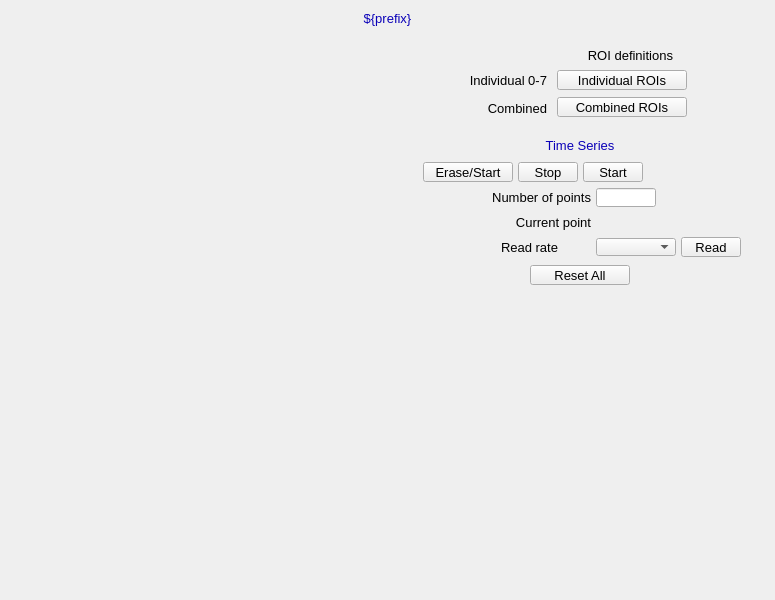
<?xml version="1.0" ?>
<ui version="4.0">
  <class>Dialog</class>
  <widget class="QWidget" name="screen">
    <property name="geometry">
      <rect>
        <x>626</x>
        <y>114</y>
        <width>775</width>
        <height>600</height>
      </rect>
    </property>
    <property name="styleSheet">
      <string notr="true">QWidget#screen {
  color: rgb(0, 0, 0);
  background-color: rgb(187, 187, 187);
  }</string>
    </property>
    <property name="windowTitle">
      <string>NDROIStat</string>
    </property>
    <widget class="PyDMDrawingRectangle" name="rectangle">
      <property name="geometry">
        <rect>
          <x>0</x>
          <y>5</y>
          <width>775</width>
          <height>25</height>
        </rect>
      </property>
      <property name="brush" stdset="0">
        <brush brushstyle="SolidPattern">
          <color alpha="255">
            <red>218</red>
            <green>218</green>
            <blue>218</blue>
          </color>
        </brush>
      </property>
      <property name="penStyle" stdset="0">
        <enum>Qt::SolidLine</enum>
      </property>
      <property name="penColor" stdset="0">
        <color>
          <red>218</red>
          <green>218</green>
          <blue>218</blue>
        </color>
      </property>
      <property name="penWidth" stdset="0">
        <double>0</double>
      </property>
      <property name="penCapStyle" stdset="0">
        <enum>Qt::FlatCap</enum>
      </property>
      <property name="toolTip">
        <string>rectangle</string>
      </property>
    </widget>
    <widget class="QLabel" name="text">
      <property name="geometry">
        <rect>
          <x>0</x>
          <y>6</y>
          <width>775</width>
          <height>25</height>
        </rect>
      </property>
      <property name="text">
        <string>${prefix}</string>
      </property>
      <property name="font" stdset="0">
        <font>
          <pointsize>10</pointsize>
        </font>
      </property>
      <property name="brush" stdset="0">
        <brush brushstyle="SolidPattern">
          <color alpha="255">
            <red>10</red>
            <green>0</green>
            <blue>184</blue>
          </color>
        </brush>
      </property>
      <property name="toolTip">
        <string>text</string>
      </property>
      <property name="alignment">
        <set>Qt::AlignCenter</set>
      </property>
      <property name="styleSheet">
        <string notr="true">QLabel#text {
  color: rgb(10, 0, 184);
  }</string>
      </property>
    </widget>
    <widget class="PyDMEmbeddedDisplay" name="composite">
      <property name="geometry">
        <rect>
          <x>5</x>
          <y>40</y>
          <width>380</width>
          <height>555</height>
        </rect>
      </property>
      <property name="toolTip">
        <string>composite</string>
      </property>
      <property name="filename" stdset="0">
        <string>PluginBase_V37.ui</string>
      </property>
    </widget>
    <widget class="PyDMPushButton" name="message_button">
      <property name="geometry">
        <rect>
          <x>530</x>
          <y>265</y>
          <width>100</width>
          <height>20</height>
        </rect>
      </property>
      <property name="text">
        <string>Reset All</string>
      </property>
      <property name="font" stdset="0">
        <font>
          <pointsize>10</pointsize>
        </font>
      </property>
      <property name="toolTip">
        <string>${prefix}ResetAll</string>
      </property>
      <property name="channel" stdset="0">
        <string>ca://${prefix}ResetAll</string>
      </property>
      <property name="pressValue" stdset="0">
        <string>1</string>
      </property>
      <property name="styleSheet">
        <string notr="true">PyDMPushButton#message_button {
  color: rgb(0, 0, 0);
  background-color: rgb(115, 223, 255);
  }</string>
      </property>
    </widget>
    <widget class="PyDMDrawingRectangle" name="rectangle_1">
      <property name="geometry">
        <rect>
          <x>520</x>
          <y>135</y>
          <width>120</width>
          <height>21</height>
        </rect>
      </property>
      <property name="brush" stdset="0">
        <brush brushstyle="SolidPattern">
          <color alpha="255">
            <red>218</red>
            <green>218</green>
            <blue>218</blue>
          </color>
        </brush>
      </property>
      <property name="penStyle" stdset="0">
        <enum>Qt::SolidLine</enum>
      </property>
      <property name="penColor" stdset="0">
        <color>
          <red>218</red>
          <green>218</green>
          <blue>218</blue>
        </color>
      </property>
      <property name="penWidth" stdset="0">
        <double>0</double>
      </property>
      <property name="penCapStyle" stdset="0">
        <enum>Qt::FlatCap</enum>
      </property>
      <property name="toolTip">
        <string>rectangle_1</string>
      </property>
    </widget>
    <widget class="PyDMDrawingRectangle" name="rectangle_2">
      <property name="geometry">
        <rect>
          <x>390</x>
          <y>130</y>
          <width>380</width>
          <height>130</height>
        </rect>
      </property>
      <property name="brush" stdset="0">
        <brush brushstyle="NoBrush">
          <color alpha="255">
            <red>0</red>
            <green>0</green>
            <blue>0</blue>
          </color>
        </brush>
      </property>
      <property name="penStyle" stdset="0">
        <enum>Qt::SolidLine</enum>
      </property>
      <property name="penColor" stdset="0">
        <color>
          <red>0</red>
          <green>0</green>
          <blue>0</blue>
        </color>
      </property>
      <property name="penWidth" stdset="0">
        <double>1</double>
      </property>
      <property name="penCapStyle" stdset="0">
        <enum>Qt::FlatCap</enum>
      </property>
      <property name="toolTip">
        <string>rectangle_2</string>
      </property>
    </widget>
    <widget class="QLabel" name="text_1">
      <property name="geometry">
        <rect>
          <x>525</x>
          <y>135</y>
          <width>110</width>
          <height>20</height>
        </rect>
      </property>
      <property name="text">
        <string>Time Series</string>
      </property>
      <property name="font" stdset="0">
        <font>
          <pointsize>10</pointsize>
        </font>
      </property>
      <property name="brush" stdset="0">
        <brush brushstyle="SolidPattern">
          <color alpha="255">
            <red>10</red>
            <green>0</green>
            <blue>184</blue>
          </color>
        </brush>
      </property>
      <property name="toolTip">
        <string>text_1</string>
      </property>
      <property name="alignment">
        <set>Qt::AlignCenter</set>
      </property>
      <property name="styleSheet">
        <string notr="true">QLabel#text_1 {
  color: rgb(10, 0, 184);
  }</string>
      </property>
    </widget>
    <widget class="QLabel" name="text_2">
      <property name="geometry">
        <rect>
          <x>461</x>
          <y>212</y>
          <width>130</width>
          <height>20</height>
        </rect>
      </property>
      <property name="text">
        <string>Current point</string>
      </property>
      <property name="font" stdset="0">
        <font>
          <pointsize>10</pointsize>
        </font>
      </property>
      <property name="brush" stdset="0">
        <brush brushstyle="SolidPattern">
          <color alpha="255">
            <red>0</red>
            <green>0</green>
            <blue>0</blue>
          </color>
        </brush>
      </property>
      <property name="toolTip">
        <string>text_2</string>
      </property>
      <property name="alignment">
        <set>Qt::AlignRight|Qt::AlignTrailing|Qt::AlignVCenter</set>
      </property>
      <property name="styleSheet">
        <string notr="true">QLabel#text_2 {
  color: rgb(0, 0, 0);
  }</string>
      </property>
    </widget>
    <widget class="PyDMLabel" name="text_update">
      <property name="geometry">
        <rect>
          <x>596</x>
          <y>213</y>
          <width>90</width>
          <height>18</height>
        </rect>
      </property>
      <property name="toolTip">
        <string>PV: ${prefix}TSCurrentPoint</string>
      </property>
      <property name="channel" stdset="0">
        <string>ca://${prefix}TSCurrentPoint</string>
      </property>
      <property name="font" stdset="0">
        <font>
          <pointsize>10</pointsize>
        </font>
      </property>
      <property name="alignment">
        <set>Qt::AlignLeading|Qt::AlignLeft|Qt::AlignVCenter</set>
      </property>
      <property name="textInteractionFlags">
        <set>Qt::TextSelectableByKeyboard|Qt::TextSelectableByMouse</set>
      </property>
      <property name="styleSheet">
        <string notr="true">PyDMLabel#text_update {
  color: rgb(10, 0, 184);
  background-color: rgb(187, 187, 187);
  }</string>
      </property>
    </widget>
    <widget class="PyDMEnumComboBox" name="menu">
      <property name="geometry">
        <rect>
          <x>596</x>
          <y>238</y>
          <width>80</width>
          <height>18</height>
        </rect>
      </property>
      <property name="toolTip">
        <string>${prefix}TSRead.SCAN</string>
      </property>
      <property name="channel" stdset="0">
        <string>ca://${prefix}TSRead.SCAN</string>
      </property>
      <property name="font" stdset="0">
        <font>
          <pointsize>10</pointsize>
        </font>
      </property>
      <property name="styleSheet">
        <string notr="true">PyDMEnumComboBox#menu {
  color: rgb(0, 0, 0);
  background-color: rgb(115, 223, 255);
  }</string>
      </property>
    </widget>
    <widget class="PyDMPushButton" name="message_button_1">
      <property name="geometry">
        <rect>
          <x>681</x>
          <y>237</y>
          <width>60</width>
          <height>20</height>
        </rect>
      </property>
      <property name="text">
        <string>Read</string>
      </property>
      <property name="font" stdset="0">
        <font>
          <pointsize>10</pointsize>
        </font>
      </property>
      <property name="toolTip">
        <string>${prefix}TSControl</string>
      </property>
      <property name="channel" stdset="0">
        <string>ca://${prefix}TSControl</string>
      </property>
      <property name="pressValue" stdset="0">
        <string>3</string>
      </property>
      <property name="styleSheet">
        <string notr="true">PyDMPushButton#message_button_1 {
  color: rgb(0, 0, 0);
  background-color: rgb(115, 223, 255);
  }</string>
      </property>
    </widget>
    <widget class="QLabel" name="text_3">
      <property name="geometry">
        <rect>
          <x>501</x>
          <y>237</y>
          <width>90</width>
          <height>20</height>
        </rect>
      </property>
      <property name="text">
        <string>Read rate</string>
      </property>
      <property name="font" stdset="0">
        <font>
          <pointsize>10</pointsize>
        </font>
      </property>
      <property name="brush" stdset="0">
        <brush brushstyle="SolidPattern">
          <color alpha="255">
            <red>0</red>
            <green>0</green>
            <blue>0</blue>
          </color>
        </brush>
      </property>
      <property name="toolTip">
        <string>text_3</string>
      </property>
      <property name="alignment">
        <set>Qt::AlignLeading|Qt::AlignLeft|Qt::AlignVCenter</set>
      </property>
      <property name="styleSheet">
        <string notr="true">QLabel#text_3 {
  color: rgb(0, 0, 0);
  }</string>
      </property>
    </widget>
    <widget class="PyDMPushButton" name="message_button_2">
      <property name="geometry">
        <rect>
          <x>423</x>
          <y>162</y>
          <width>90</width>
          <height>20</height>
        </rect>
      </property>
      <property name="text">
        <string>Erase/Start</string>
      </property>
      <property name="font" stdset="0">
        <font>
          <pointsize>10</pointsize>
        </font>
      </property>
      <property name="toolTip">
        <string>${prefix}TSControl</string>
      </property>
      <property name="channel" stdset="0">
        <string>ca://${prefix}TSControl</string>
      </property>
      <property name="pressValue" stdset="0">
        <string>0</string>
      </property>
      <property name="styleSheet">
        <string notr="true">PyDMPushButton#message_button_2 {
  color: rgb(0, 0, 0);
  background-color: rgb(115, 223, 255);
  }</string>
      </property>
    </widget>
    <widget class="PyDMPushButton" name="message_button_3">
      <property name="geometry">
        <rect>
          <x>518</x>
          <y>162</y>
          <width>60</width>
          <height>20</height>
        </rect>
      </property>
      <property name="text">
        <string>Stop</string>
      </property>
      <property name="font" stdset="0">
        <font>
          <pointsize>10</pointsize>
        </font>
      </property>
      <property name="toolTip">
        <string>${prefix}TSControl</string>
      </property>
      <property name="channel" stdset="0">
        <string>ca://${prefix}TSControl</string>
      </property>
      <property name="pressValue" stdset="0">
        <string>2</string>
      </property>
      <property name="styleSheet">
        <string notr="true">PyDMPushButton#message_button_3 {
  color: rgb(0, 0, 0);
  background-color: rgb(115, 223, 255);
  }</string>
      </property>
    </widget>
    <widget class="PyDMPushButton" name="message_button_4">
      <property name="geometry">
        <rect>
          <x>583</x>
          <y>162</y>
          <width>60</width>
          <height>20</height>
        </rect>
      </property>
      <property name="text">
        <string>Start</string>
      </property>
      <property name="font" stdset="0">
        <font>
          <pointsize>10</pointsize>
        </font>
      </property>
      <property name="toolTip">
        <string>${prefix}TSControl</string>
      </property>
      <property name="channel" stdset="0">
        <string>ca://${prefix}TSControl</string>
      </property>
      <property name="pressValue" stdset="0">
        <string>1</string>
      </property>
      <property name="styleSheet">
        <string notr="true">PyDMPushButton#message_button_4 {
  color: rgb(0, 0, 0);
  background-color: rgb(115, 223, 255);
  }</string>
      </property>
    </widget>
    <widget class="PyDMLabel" name="text_update_1">
      <property name="geometry">
        <rect>
          <x>648</x>
          <y>163</y>
          <width>90</width>
          <height>18</height>
        </rect>
      </property>
      <property name="toolTip">
        <string>PV: ${prefix}TSAcquiring</string>
      </property>
      <property name="channel" stdset="0">
        <string>ca://${prefix}TSAcquiring</string>
      </property>
      <property name="displayFormat" stdset="0">
        <enum>PyDMLabel::String</enum>
      </property>
      <property name="font" stdset="0">
        <font>
          <pointsize>10</pointsize>
        </font>
      </property>
      <property name="alignment">
        <set>Qt::AlignLeading|Qt::AlignLeft|Qt::AlignVCenter</set>
      </property>
      <property name="textInteractionFlags">
        <set>Qt::TextSelectableByKeyboard|Qt::TextSelectableByMouse</set>
      </property>
      <property name="styleSheet">
        <string notr="true">PyDMLabel#text_update_1 {
  color: rgb(10, 0, 184);
  background-color: rgb(70, 70, 70);
  }</string>
      </property>
    </widget>
    <widget class="PyDMLineEdit" name="text_entry">
      <property name="geometry">
        <rect>
          <x>596</x>
          <y>188</y>
          <width>60</width>
          <height>19</height>
        </rect>
      </property>
      <property name="channel" stdset="0">
        <string>ca://${prefix}TSNumPoints</string>
      </property>
      <property name="toolTip">
        <string>${prefix}TSNumPoints</string>
      </property>
      <property name="font" stdset="0">
        <font>
          <pointsize>10</pointsize>
        </font>
      </property>
      <property name="styleSheet">
        <string notr="true">PyDMLineEdit#text_entry {
  color: rgb(0, 0, 0);
  background-color: rgb(115, 223, 255);
  border: 1px solid black;
  margin: 0px;
  padding: 0px;
  spacing: 0px;
  }</string>
      </property>
    </widget>
    <widget class="QLabel" name="text_4">
      <property name="geometry">
        <rect>
          <x>431</x>
          <y>187</y>
          <width>160</width>
          <height>20</height>
        </rect>
      </property>
      <property name="text">
        <string>Number of points</string>
      </property>
      <property name="font" stdset="0">
        <font>
          <pointsize>10</pointsize>
        </font>
      </property>
      <property name="brush" stdset="0">
        <brush brushstyle="SolidPattern">
          <color alpha="255">
            <red>0</red>
            <green>0</green>
            <blue>0</blue>
          </color>
        </brush>
      </property>
      <property name="toolTip">
        <string>text_4</string>
      </property>
      <property name="alignment">
        <set>Qt::AlignRight|Qt::AlignTrailing|Qt::AlignVCenter</set>
      </property>
      <property name="styleSheet">
        <string notr="true">QLabel#text_4 {
  color: rgb(0, 0, 0);
  }</string>
      </property>
    </widget>
    <widget class="PyDMDrawingRectangle" name="rectangle_3">
      <property name="geometry">
        <rect>
          <x>390</x>
          <y>40</y>
          <width>380</width>
          <height>85</height>
        </rect>
      </property>
      <property name="brush" stdset="0">
        <brush brushstyle="NoBrush">
          <color alpha="255">
            <red>0</red>
            <green>0</green>
            <blue>0</blue>
          </color>
        </brush>
      </property>
      <property name="penStyle" stdset="0">
        <enum>Qt::SolidLine</enum>
      </property>
      <property name="penColor" stdset="0">
        <color>
          <red>0</red>
          <green>0</green>
          <blue>0</blue>
        </color>
      </property>
      <property name="penWidth" stdset="0">
        <double>1</double>
      </property>
      <property name="penCapStyle" stdset="0">
        <enum>Qt::FlatCap</enum>
      </property>
      <property name="toolTip">
        <string>rectangle_3</string>
      </property>
    </widget>
    <widget class="PyDMRelatedDisplayButton" name="related_display">
      <property name="geometry">
        <rect>
          <x>557</x>
          <y>70</y>
          <width>130</width>
          <height>20</height>
        </rect>
      </property>
      <property name="toolTip">
        <string>Individual ROIs</string>
      </property>
      <property name="text">
        <string>Individual ROIs</string>
      </property>
      <property name="showIcon" stdset="0">
        <bool>true</bool>
      </property>
      <property name="font" stdset="0">
        <font>
          <pointsize>10</pointsize>
        </font>
      </property>
      <property name="styleSheet">
        <string notr="true">PyDMRelatedDisplayButton#related_display {
  color: rgb(0, 0, 0);
  background-color: rgb(115, 223, 255);
  }</string>
      </property>
      <property name="titles" stdset="0">
        <stringlist>
          <string>ROI 0</string>
          <string>ROI 1</string>
          <string>ROI 2</string>
          <string>ROI 3</string>
          <string>ROI 4</string>
          <string>ROI 5</string>
          <string>ROI 6</string>
          <string>ROI 7</string>
        </stringlist>
      </property>
      <property name="filenames" stdset="0">
        <stringlist>
          <string>ROIStatN_V37.ui</string>
          <string>ROIStatN_V37.ui</string>
          <string>ROIStatN_V37.ui</string>
          <string>ROIStatN_V37.ui</string>
          <string>ROIStatN_V37.ui</string>
          <string>ROIStatN_V37.ui</string>
          <string>ROIStatN_V37.ui</string>
          <string>ROIStatN_V37.ui</string>
        </stringlist>
      </property>
      <property name="macros" stdset="0">
        <stringlist>
          <string>P=${P}, R=${R},ROI=1:</string>
          <string>P=${P}, R=${R},ROI=2:</string>
          <string>P=${P}, R=${R},ROI=3:</string>
          <string>P=${P}, R=${R},ROI=4:</string>
          <string>P=${P}, R=${R},ROI=5:</string>
          <string>P=${P}, R=${R},ROI=6:</string>
          <string>P=${P}, R=${R},ROI=7:</string>
          <string>P=${P}, R=${R},ROI=8:</string>
        </stringlist>
      </property>
      <property name="openInNewWindow" stdset="0">
        <bool>true</bool>
      </property>
    </widget>
    <widget class="QLabel" name="text_5">
      <property name="geometry">
        <rect>
          <x>407</x>
          <y>70</y>
          <width>140</width>
          <height>20</height>
        </rect>
      </property>
      <property name="text">
        <string>Individual 0-7</string>
      </property>
      <property name="font" stdset="0">
        <font>
          <pointsize>10</pointsize>
        </font>
      </property>
      <property name="brush" stdset="0">
        <brush brushstyle="SolidPattern">
          <color alpha="255">
            <red>0</red>
            <green>0</green>
            <blue>0</blue>
          </color>
        </brush>
      </property>
      <property name="toolTip">
        <string>text_5</string>
      </property>
      <property name="alignment">
        <set>Qt::AlignRight|Qt::AlignTrailing|Qt::AlignVCenter</set>
      </property>
      <property name="styleSheet">
        <string notr="true">QLabel#text_5 {
  color: rgb(0, 0, 0);
  }</string>
      </property>
    </widget>
    <widget class="PyDMRelatedDisplayButton" name="related_display_1">
      <property name="geometry">
        <rect>
          <x>557</x>
          <y>97</y>
          <width>130</width>
          <height>20</height>
        </rect>
      </property>
      <property name="toolTip">
        <string>Combined ROIs</string>
      </property>
      <property name="text">
        <string>Combined ROIs</string>
      </property>
      <property name="showIcon" stdset="0">
        <bool>true</bool>
      </property>
      <property name="font" stdset="0">
        <font>
          <pointsize>10</pointsize>
        </font>
      </property>
      <property name="styleSheet">
        <string notr="true">PyDMRelatedDisplayButton#related_display_1 {
  color: rgb(0, 0, 0);
  background-color: rgb(115, 223, 255);
  }</string>
      </property>
      <property name="titles" stdset="0">
        <stringlist>
          <string>ROIS 1-8</string>
          <string>ROIS 9-16</string>
          <string>ROIS 17-24</string>
          <string>ROIS 25-32</string>
        </stringlist>
      </property>
      <property name="filenames" stdset="0">
        <stringlist>
          <string>ROIStat8_V37.ui</string>
          <string>ROIStat8_V37.ui</string>
          <string>ROIStat8_V37.ui</string>
          <string>ROIStat8_V37.ui</string>
        </stringlist>
      </property>
      <property name="macros" stdset="0">
        <stringlist>
          <string>P=${P},R=${R},ROI1=1:,ROI2=2:,ROI3=3:,ROI4=4:,ROI5=5:,ROI6=6:,ROI7=7:,ROI8=8:</string>
          <string>P=${P},R=${R},ROI1=9:,ROI2=10:,ROI3=11:,ROI4=12:,ROI5=13:,ROI6=14:,ROI7=15:,ROI8=16:,</string>
          <string>P=${P},R=${R},ROI1=17:,ROI2=18:,ROI3=19:,ROI4=20:,ROI5=21:,ROI6=22:,ROI7=23:,ROI8=24:,</string>
          <string>P=${P},R=${R},ROI1=25:,ROI2=26:,ROI3=27:,ROI4=28:,ROI5=29:,ROI6=30:,ROI7=31:,ROI8=32:,</string>
        </stringlist>
      </property>
      <property name="openInNewWindow" stdset="0">
        <bool>true</bool>
      </property>
    </widget>
    <widget class="QLabel" name="text_6">
      <property name="geometry">
        <rect>
          <x>523</x>
          <y>45</y>
          <width>150</width>
          <height>20</height>
        </rect>
      </property>
      <property name="text">
        <string>ROI definitions</string>
      </property>
      <property name="font" stdset="0">
        <font>
          <pointsize>10</pointsize>
        </font>
      </property>
      <property name="brush" stdset="0">
        <brush brushstyle="SolidPattern">
          <color alpha="255">
            <red>0</red>
            <green>0</green>
            <blue>0</blue>
          </color>
        </brush>
      </property>
      <property name="toolTip">
        <string>text_6</string>
      </property>
      <property name="alignment">
        <set>Qt::AlignRight|Qt::AlignTrailing|Qt::AlignVCenter</set>
      </property>
      <property name="styleSheet">
        <string notr="true">QLabel#text_6 {
  color: rgb(0, 0, 0);
  }</string>
      </property>
    </widget>
    <widget class="QLabel" name="text_7">
      <property name="geometry">
        <rect>
          <x>467</x>
          <y>98</y>
          <width>80</width>
          <height>20</height>
        </rect>
      </property>
      <property name="text">
        <string>Combined</string>
      </property>
      <property name="font" stdset="0">
        <font>
          <pointsize>10</pointsize>
        </font>
      </property>
      <property name="brush" stdset="0">
        <brush brushstyle="SolidPattern">
          <color alpha="255">
            <red>0</red>
            <green>0</green>
            <blue>0</blue>
          </color>
        </brush>
      </property>
      <property name="toolTip">
        <string>text_7</string>
      </property>
      <property name="alignment">
        <set>Qt::AlignRight|Qt::AlignTrailing|Qt::AlignVCenter</set>
      </property>
      <property name="styleSheet">
        <string notr="true">QLabel#text_7 {
  color: rgb(0, 0, 0);
  }</string>
      </property>
    </widget>
  </widget>
  <customwidgets>
    <customwidget>
      <class>PyDMDrawingRectangle</class>
      <extends>QWidget</extends>
      <header>pydm.widgets.drawing</header>
    </customwidget>
    <customwidget>
      <class>PyDMLabel</class>
      <extends>QLabel</extends>
      <header>pydm.widgets.label</header>
    </customwidget>
    <customwidget>
      <class>PyDMEmbeddedDisplay</class>
      <extends>QFrame</extends>
      <header>pydm.widgets.embedded_display</header>
    </customwidget>
    <customwidget>
      <class>PyDMPushButton</class>
      <extends>QPushButton</extends>
      <header>pydm.widgets.pushbutton</header>
    </customwidget>
    <customwidget>
      <class>PyDMEnumComboBox</class>
      <extends>QComboBox</extends>
      <header>pydm.widgets.enum_combo_box</header>
    </customwidget>
    <customwidget>
      <class>PyDMLineEdit</class>
      <extends>QLineEdit</extends>
      <header>pydm.widgets.line_edit</header>
    </customwidget>
    <customwidget>
      <class>PyDMRelatedDisplayButton</class>
      <extends>QPushButton</extends>
      <header>pydm.widgets.related_display_button</header>
    </customwidget>
  </customwidgets>
</ui>
